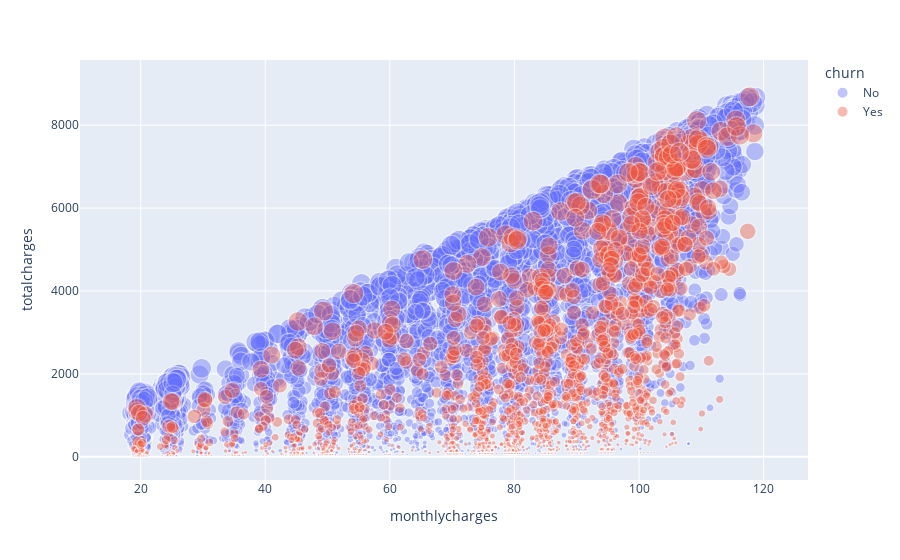

Notebook source saved alongside this figure:
### Markdown cell above
**TASK: Display a scatter plot of Total Charges versus Monthly Charges, and color hue by Churn.**

### Code cell
fig = px.scatter(df, x='monthlycharges',y='totalcharges', color="churn",
                 size='tenure',opacity=0.4)
fig.show()
# size='tenure' tenure dağılımının yoğunluğuna göre dairelerin büyüklüğünü ayarlıyor.

### Figure 1 — Plotly figure (JSON) as saved in the notebook; plotly's stock layout.template omitted (floating-point values rounded to 4 significant figures; data arrays with more than 128 entries replaced by an {"elided": "..."} marker saying what was removed)
{"data": [{"hovertemplate": "churn=No<br>monthlycharges=%{x}<br>totalcharges=%{y}<br>tenure=%{marker.size}<extra></extra>", "legendgroup": "No", "marker": {"color": "#636efa", "opacity": 0.4, "size": {"elided": "5163 int values"}, "sizemode": "area", "sizeref": 0.18, "symbol": "circle"}, "mode": "markers", "name": "No", "showlegend": true, "type": "scattergl", "x": {"elided": "5163 float values"}, "xaxis": "x", "y": {"elided": "5163 float values"}, "yaxis": "y"}, {"hovertemplate": "churn=Yes<br>monthlycharges=%{x}<br>totalcharges=%{y}<br>tenure=%{marker.size}<extra></extra>", "legendgroup": "Yes", "marker": {"color": "#EF553B", "opacity": 0.4, "size": {"elided": "1869 int values"}, "sizemode": "area", "sizeref": 0.18, "symbol": "circle"}, "mode": "markers", "name": "Yes", "showlegend": true, "type": "scattergl", "x": {"elided": "1869 float values"}, "xaxis": "x", "y": {"elided": "1869 float values"}, "yaxis": "y"}], "layout": {"legend": {"itemsizing": "constant", "title": {"text": "churn"}, "tracegroupgap": 0}, "margin": {"t": 60}, "xaxis": {"anchor": "y", "domain": [0, 1], "title": {"text": "monthlycharges"}}, "yaxis": {"anchor": "x", "domain": [0, 1], "title": {"text": "totalcharges"}}}}
